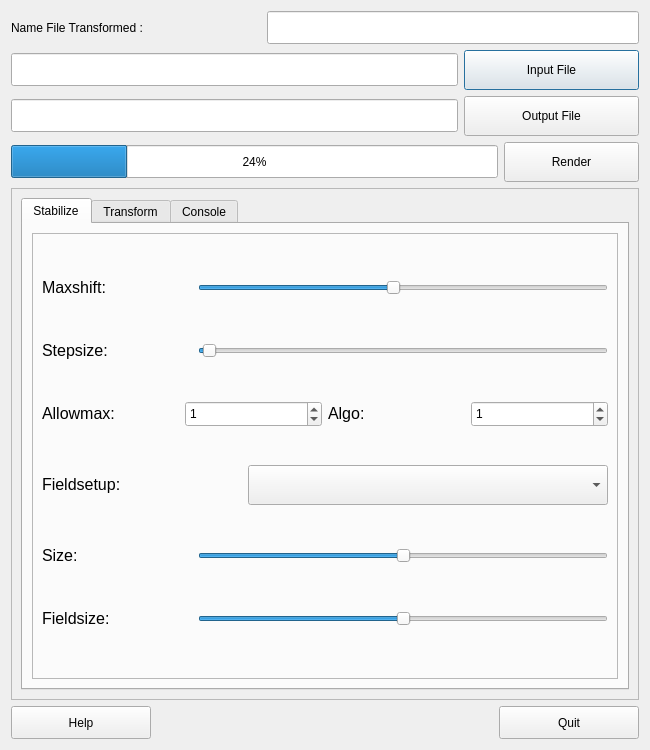
<?xml version="1.0" encoding="UTF-8"?>
<ui version="4.0">
 <class>Dialog</class>
 <widget class="QDialog" name="Dialog">
  <property name="geometry">
   <rect>
    <x>0</x>
    <y>0</y>
    <width>650</width>
    <height>750</height>
   </rect>
  </property>
  <property name="windowTitle">
   <string>Dialog</string>
  </property>
  <property name="locale">
   <locale language="English" country="UnitedStates"/>
  </property>
  <layout class="QVBoxLayout" name="verticalLayout_2">
   <item>
    <layout class="QHBoxLayout" name="horizontalLayout_3">
     <item>
      <widget class="QLabel" name="lblnamefiletransformed">
       <property name="minimumSize">
        <size>
         <width>250</width>
         <height>30</height>
        </size>
       </property>
       <property name="text">
        <string>Name File Transformed :</string>
       </property>
      </widget>
     </item>
     <item>
      <widget class="QLineEdit" name="lnenamefiletransformed">
       <property name="minimumSize">
        <size>
         <width>330</width>
         <height>33</height>
        </size>
       </property>
      </widget>
     </item>
    </layout>
   </item>
   <item>
    <layout class="QGridLayout" name="gridLayout">
     <item row="0" column="0">
      <widget class="QLineEdit" name="lneinmputfile">
       <property name="minimumSize">
        <size>
         <width>410</width>
         <height>33</height>
        </size>
       </property>
      </widget>
     </item>
     <item row="0" column="1">
      <widget class="QPushButton" name="btninputfile">
       <property name="minimumSize">
        <size>
         <width>175</width>
         <height>40</height>
        </size>
       </property>
       <property name="text">
        <string>Input File</string>
       </property>
       <property name="icon">
        <iconset>
         <normaloff>../../.designer/backup/folder-blue.png</normaloff>../../.designer/backup/folder-blue.png</iconset>
       </property>
       <property name="iconSize">
        <size>
         <width>32</width>
         <height>32</height>
        </size>
       </property>
      </widget>
     </item>
     <item row="1" column="0">
      <widget class="QLineEdit" name="lnefileoutput">
       <property name="minimumSize">
        <size>
         <width>410</width>
         <height>33</height>
        </size>
       </property>
      </widget>
     </item>
     <item row="1" column="1">
      <widget class="QPushButton" name="btnoutputfile">
       <property name="minimumSize">
        <size>
         <width>175</width>
         <height>40</height>
        </size>
       </property>
       <property name="text">
        <string>Output File</string>
       </property>
       <property name="icon">
        <iconset>
         <normaloff>../../.designer/backup/folder-violet.png</normaloff>../../.designer/backup/folder-violet.png</iconset>
       </property>
       <property name="iconSize">
        <size>
         <width>32</width>
         <height>32</height>
        </size>
       </property>
      </widget>
     </item>
    </layout>
   </item>
   <item>
    <layout class="QHBoxLayout" name="horizontalLayout_4">
     <item>
      <widget class="QProgressBar" name="progressBar">
       <property name="minimumSize">
        <size>
         <width>450</width>
         <height>33</height>
        </size>
       </property>
       <property name="value">
        <number>24</number>
       </property>
      </widget>
     </item>
     <item>
      <widget class="QPushButton" name="btnrender">
       <property name="minimumSize">
        <size>
         <width>135</width>
         <height>40</height>
        </size>
       </property>
       <property name="text">
        <string>Render</string>
       </property>
       <property name="icon">
        <iconset>
         <normaloff>../../.designer/backup/tools-media-optical-burn.png</normaloff>../../.designer/backup/tools-media-optical-burn.png</iconset>
       </property>
       <property name="iconSize">
        <size>
         <width>32</width>
         <height>32</height>
        </size>
       </property>
      </widget>
     </item>
    </layout>
   </item>
   <item>
    <widget class="QFrame" name="frame">
     <property name="frameShape">
      <enum>QFrame::StyledPanel</enum>
     </property>
     <property name="frameShadow">
      <enum>QFrame::Raised</enum>
     </property>
     <layout class="QVBoxLayout" name="verticalLayout">
      <item>
       <widget class="QTabWidget" name="tabWidget">
        <property name="currentIndex">
         <number>0</number>
        </property>
        <widget class="QWidget" name="tbstabilize">
         <attribute name="title">
          <string>Stabilize</string>
         </attribute>
         <layout class="QVBoxLayout" name="verticalLayout_5">
          <item>
           <widget class="QFrame" name="frame_2">
            <property name="frameShape">
             <enum>QFrame::StyledPanel</enum>
            </property>
            <property name="frameShadow">
             <enum>QFrame::Raised</enum>
            </property>
            <layout class="QVBoxLayout" name="verticalLayout_6">
             <item>
              <layout class="QHBoxLayout" name="horizontalLayout_2">
               <item>
                <widget class="QLabel" name="lblmaxshift">
                 <property name="minimumSize">
                  <size>
                   <width>150</width>
                   <height>20</height>
                  </size>
                 </property>
                 <property name="text">
                  <string>&lt;html&gt;&lt;head/&gt;&lt;body&gt;&lt;p&gt;&lt;span style=&quot; font-size:12pt;&quot;&gt;Maxshift:&lt;/span&gt;&lt;/p&gt;&lt;/body&gt;&lt;/html&gt;</string>
                 </property>
                </widget>
               </item>
               <item>
                <widget class="QSlider" name="slidermaxshift">
                 <property name="minimumSize">
                  <size>
                   <width>370</width>
                   <height>25</height>
                  </size>
                 </property>
                 <property name="minimum">
                  <number>1</number>
                 </property>
                 <property name="maximum">
                  <number>100</number>
                 </property>
                 <property name="value">
                  <number>48</number>
                 </property>
                 <property name="sliderPosition">
                  <number>48</number>
                 </property>
                 <property name="orientation">
                  <enum>Qt::Horizontal</enum>
                 </property>
                </widget>
               </item>
              </layout>
             </item>
             <item>
              <layout class="QHBoxLayout" name="horizontalLayout_5">
               <item>
                <widget class="QLabel" name="lblstepsize">
                 <property name="minimumSize">
                  <size>
                   <width>150</width>
                   <height>20</height>
                  </size>
                 </property>
                 <property name="text">
                  <string>&lt;html&gt;&lt;head/&gt;&lt;body&gt;&lt;p&gt;&lt;span style=&quot; font-size:12pt;&quot;&gt;Stepsize:&lt;/span&gt;&lt;/p&gt;&lt;/body&gt;&lt;/html&gt;</string>
                 </property>
                </widget>
               </item>
               <item>
                <widget class="QSlider" name="sliderstepsize">
                 <property name="minimumSize">
                  <size>
                   <width>370</width>
                   <height>25</height>
                  </size>
                 </property>
                 <property name="minimum">
                  <number>1</number>
                 </property>
                 <property name="maximum">
                  <number>100</number>
                 </property>
                 <property name="value">
                  <number>2</number>
                 </property>
                 <property name="sliderPosition">
                  <number>2</number>
                 </property>
                 <property name="orientation">
                  <enum>Qt::Horizontal</enum>
                 </property>
                </widget>
               </item>
              </layout>
             </item>
             <item>
              <layout class="QGridLayout" name="gridLayout_2">
               <item row="0" column="0">
                <widget class="QLabel" name="lblallowmax">
                 <property name="minimumSize">
                  <size>
                   <width>110</width>
                   <height>20</height>
                  </size>
                 </property>
                 <property name="text">
                  <string>&lt;html&gt;&lt;head/&gt;&lt;body&gt;&lt;p&gt;&lt;span style=&quot; font-size:12pt;&quot;&gt;Allowmax:&lt;/span&gt;&lt;/p&gt;&lt;/body&gt;&lt;/html&gt;</string>
                 </property>
                </widget>
               </item>
               <item row="0" column="1">
                <widget class="QSpinBox" name="spinBox">
                 <property name="minimumSize">
                  <size>
                   <width>78</width>
                   <height>26</height>
                  </size>
                 </property>
                 <property name="value">
                  <number>1</number>
                 </property>
                </widget>
               </item>
               <item row="0" column="2">
                <widget class="QLabel" name="lblalgo">
                 <property name="minimumSize">
                  <size>
                   <width>110</width>
                   <height>20</height>
                  </size>
                 </property>
                 <property name="text">
                  <string>&lt;html&gt;&lt;head/&gt;&lt;body&gt;&lt;p&gt;&lt;span style=&quot; font-size:12pt;&quot;&gt;Algo:&lt;/span&gt;&lt;/p&gt;&lt;/body&gt;&lt;/html&gt;</string>
                 </property>
                </widget>
               </item>
               <item row="0" column="3">
                <widget class="QSpinBox" name="spinBox_2">
                 <property name="minimumSize">
                  <size>
                   <width>78</width>
                   <height>26</height>
                  </size>
                 </property>
                 <property name="value">
                  <number>1</number>
                 </property>
                </widget>
               </item>
              </layout>
             </item>
             <item>
              <layout class="QHBoxLayout" name="horizontalLayout_8">
               <item>
                <widget class="QLabel" name="lblfieldsetup">
                 <property name="minimumSize">
                  <size>
                   <width>150</width>
                   <height>20</height>
                  </size>
                 </property>
                 <property name="text">
                  <string>&lt;html&gt;&lt;head/&gt;&lt;body&gt;&lt;p&gt;&lt;span style=&quot; font-size:12pt;&quot;&gt;Fieldsetup:&lt;/span&gt;&lt;/p&gt;&lt;/body&gt;&lt;/html&gt;</string>
                 </property>
                </widget>
               </item>
               <item>
                <widget class="QComboBox" name="comboBox">
                 <property name="minimumSize">
                  <size>
                   <width>360</width>
                   <height>40</height>
                  </size>
                 </property>
                </widget>
               </item>
              </layout>
             </item>
             <item>
              <layout class="QHBoxLayout" name="horizontalLayout_6">
               <item>
                <widget class="QLabel" name="lblsize">
                 <property name="minimumSize">
                  <size>
                   <width>150</width>
                   <height>20</height>
                  </size>
                 </property>
                 <property name="text">
                  <string>&lt;html&gt;&lt;head/&gt;&lt;body&gt;&lt;p&gt;&lt;span style=&quot; font-size:12pt;&quot;&gt;Size:&lt;/span&gt;&lt;/p&gt;&lt;/body&gt;&lt;/html&gt;</string>
                 </property>
                </widget>
               </item>
               <item>
                <widget class="QSlider" name="slidersize">
                 <property name="minimumSize">
                  <size>
                   <width>370</width>
                   <height>25</height>
                  </size>
                 </property>
                 <property name="minimum">
                  <number>1</number>
                 </property>
                 <property name="maximum">
                  <number>5</number>
                 </property>
                 <property name="sliderPosition">
                  <number>3</number>
                 </property>
                 <property name="orientation">
                  <enum>Qt::Horizontal</enum>
                 </property>
                </widget>
               </item>
              </layout>
             </item>
             <item>
              <layout class="QHBoxLayout" name="horizontalLayout_7">
               <item>
                <widget class="QLabel" name="lblfieldsize">
                 <property name="minimumSize">
                  <size>
                   <width>150</width>
                   <height>20</height>
                  </size>
                 </property>
                 <property name="text">
                  <string>&lt;html&gt;&lt;head/&gt;&lt;body&gt;&lt;p&gt;&lt;span style=&quot; font-size:12pt;&quot;&gt;Fieldsize:&lt;/span&gt;&lt;/p&gt;&lt;/body&gt;&lt;/html&gt;</string>
                 </property>
                </widget>
               </item>
               <item>
                <widget class="QSlider" name="sliderfieldsize">
                 <property name="minimumSize">
                  <size>
                   <width>370</width>
                   <height>25</height>
                  </size>
                 </property>
                 <property name="minimum">
                  <number>1</number>
                 </property>
                 <property name="maximum">
                  <number>5</number>
                 </property>
                 <property name="sliderPosition">
                  <number>3</number>
                 </property>
                 <property name="orientation">
                  <enum>Qt::Horizontal</enum>
                 </property>
                </widget>
               </item>
              </layout>
             </item>
            </layout>
           </widget>
          </item>
         </layout>
        </widget>
        <widget class="QWidget" name="tbtransform">
         <attribute name="title">
          <string>Transform</string>
         </attribute>
         <layout class="QVBoxLayout" name="verticalLayout_4">
          <item>
           <widget class="QFrame" name="frame_3">
            <property name="frameShape">
             <enum>QFrame::StyledPanel</enum>
            </property>
            <property name="frameShadow">
             <enum>QFrame::Raised</enum>
            </property>
            <layout class="QVBoxLayout" name="verticalLayout_7">
             <item>
              <layout class="QHBoxLayout" name="horizontalLayout_9">
               <item>
                <widget class="QLabel" name="lbllissage">
                 <property name="minimumSize">
                  <size>
                   <width>150</width>
                   <height>20</height>
                  </size>
                 </property>
                 <property name="text">
                  <string>&lt;html&gt;&lt;head/&gt;&lt;body&gt;&lt;p&gt;&lt;span style=&quot; font-size:12pt;&quot;&gt;Lissage :&lt;/span&gt;&lt;/p&gt;&lt;/body&gt;&lt;/html&gt;</string>
                 </property>
                </widget>
               </item>
               <item>
                <widget class="QSlider" name="sliderlissage">
                 <property name="minimumSize">
                  <size>
                   <width>370</width>
                   <height>30</height>
                  </size>
                 </property>
                 <property name="minimum">
                  <number>1</number>
                 </property>
                 <property name="maximum">
                  <number>100</number>
                 </property>
                 <property name="sliderPosition">
                  <number>10</number>
                 </property>
                 <property name="orientation">
                  <enum>Qt::Horizontal</enum>
                 </property>
                </widget>
               </item>
              </layout>
             </item>
             <item>
              <layout class="QHBoxLayout" name="horizontalLayout_10">
               <item>
                <widget class="QLabel" name="lblmaxshift_2">
                 <property name="minimumSize">
                  <size>
                   <width>150</width>
                   <height>20</height>
                  </size>
                 </property>
                 <property name="text">
                  <string>&lt;html&gt;&lt;head/&gt;&lt;body&gt;&lt;p&gt;&lt;span style=&quot; font-size:12pt;&quot;&gt;Maxshift:&lt;/span&gt;&lt;/p&gt;&lt;/body&gt;&lt;/html&gt;</string>
                 </property>
                </widget>
               </item>
               <item>
                <widget class="QSlider" name="slidermaxshieft_2">
                 <property name="minimumSize">
                  <size>
                   <width>370</width>
                   <height>30</height>
                  </size>
                 </property>
                 <property name="minimum">
                  <number>1</number>
                 </property>
                 <property name="maximum">
                  <number>100</number>
                 </property>
                 <property name="orientation">
                  <enum>Qt::Horizontal</enum>
                 </property>
                </widget>
               </item>
              </layout>
             </item>
             <item>
              <layout class="QGridLayout" name="gridLayout_3">
               <item row="0" column="0">
                <widget class="QLabel" name="lblcrop">
                 <property name="minimumSize">
                  <size>
                   <width>150</width>
                   <height>20</height>
                  </size>
                 </property>
                 <property name="text">
                  <string>&lt;html&gt;&lt;head/&gt;&lt;body&gt;&lt;p&gt;&lt;span style=&quot; font-size:12pt;&quot;&gt;Crop :&lt;/span&gt;&lt;/p&gt;&lt;/body&gt;&lt;/html&gt;</string>
                 </property>
                </widget>
               </item>
               <item row="0" column="1">
                <widget class="QLabel" name="lblmaxangle">
                 <property name="minimumSize">
                  <size>
                   <width>150</width>
                   <height>20</height>
                  </size>
                 </property>
                 <property name="text">
                  <string>&lt;html&gt;&lt;head/&gt;&lt;body&gt;&lt;p&gt;&lt;span style=&quot; font-size:12pt;&quot;&gt;Maxangle&lt;/span&gt;&lt;/p&gt;&lt;/body&gt;&lt;/html&gt;</string>
                 </property>
                </widget>
               </item>
               <item row="1" column="0">
                <widget class="QComboBox" name="comboBox_2">
                 <property name="minimumSize">
                  <size>
                   <width>260</width>
                   <height>40</height>
                  </size>
                 </property>
                </widget>
               </item>
               <item row="1" column="1">
                <widget class="QSpinBox" name="spinBox_3">
                 <property name="minimumSize">
                  <size>
                   <width>260</width>
                   <height>40</height>
                  </size>
                 </property>
                 <property name="value">
                  <number>10</number>
                 </property>
                </widget>
               </item>
              </layout>
             </item>
             <item>
              <layout class="QGridLayout" name="gridLayout_4">
               <item row="0" column="0">
                <widget class="QLabel" name="lblinvert">
                 <property name="minimumSize">
                  <size>
                   <width>150</width>
                   <height>20</height>
                  </size>
                 </property>
                 <property name="text">
                  <string>&lt;html&gt;&lt;head/&gt;&lt;body&gt;&lt;p&gt;&lt;span style=&quot; font-size:12pt;&quot;&gt;Invert:&lt;/span&gt;&lt;/p&gt;&lt;/body&gt;&lt;/html&gt;</string>
                 </property>
                </widget>
               </item>
               <item row="0" column="1">
                <widget class="QLabel" name="lblrelative">
                 <property name="minimumSize">
                  <size>
                   <width>150</width>
                   <height>20</height>
                  </size>
                 </property>
                 <property name="text">
                  <string>&lt;html&gt;&lt;head/&gt;&lt;body&gt;&lt;p&gt;&lt;span style=&quot; font-size:12pt;&quot;&gt;Relative:&lt;/span&gt;&lt;/p&gt;&lt;/body&gt;&lt;/html&gt;</string>
                 </property>
                </widget>
               </item>
               <item row="1" column="0">
                <widget class="QComboBox" name="comboBox_3">
                 <property name="minimumSize">
                  <size>
                   <width>260</width>
                   <height>40</height>
                  </size>
                 </property>
                </widget>
               </item>
               <item row="1" column="1">
                <widget class="QComboBox" name="comboBox_4">
                 <property name="minimumSize">
                  <size>
                   <width>260</width>
                   <height>40</height>
                  </size>
                 </property>
                </widget>
               </item>
              </layout>
             </item>
            </layout>
           </widget>
          </item>
         </layout>
        </widget>
        <widget class="QWidget" name="tbconsole">
         <attribute name="title">
          <string>Console</string>
         </attribute>
         <layout class="QVBoxLayout" name="verticalLayout_3">
          <item>
           <widget class="QTextEdit" name="textEdit">
            <property name="autoFillBackground">
             <bool>true</bool>
            </property>
           </widget>
          </item>
         </layout>
        </widget>
       </widget>
      </item>
     </layout>
    </widget>
   </item>
   <item>
    <layout class="QHBoxLayout" name="horizontalLayout">
     <item>
      <widget class="QPushButton" name="btnhelp">
       <property name="minimumSize">
        <size>
         <width>140</width>
         <height>33</height>
        </size>
       </property>
       <property name="text">
        <string>Help</string>
       </property>
       <property name="icon">
        <iconset>
         <normaloff>../../.designer/backup/system-help.png</normaloff>../../.designer/backup/system-help.png</iconset>
       </property>
       <property name="iconSize">
        <size>
         <width>24</width>
         <height>24</height>
        </size>
       </property>
      </widget>
     </item>
     <item>
      <spacer name="horizontalSpacer">
       <property name="orientation">
        <enum>Qt::Horizontal</enum>
       </property>
       <property name="sizeHint" stdset="0">
        <size>
         <width>248</width>
         <height>20</height>
        </size>
       </property>
      </spacer>
     </item>
     <item>
      <widget class="QPushButton" name="pushButton_4">
       <property name="minimumSize">
        <size>
         <width>140</width>
         <height>33</height>
        </size>
       </property>
       <property name="text">
        <string>Quit</string>
       </property>
       <property name="icon">
        <iconset>
         <normaloff>../../.designer/backup/application-exit.png</normaloff>../../.designer/backup/application-exit.png</iconset>
       </property>
       <property name="iconSize">
        <size>
         <width>24</width>
         <height>24</height>
        </size>
       </property>
      </widget>
     </item>
    </layout>
   </item>
  </layout>
 </widget>
 <resources/>
 <connections>
  <connection>
   <sender>pushButton_4</sender>
   <signal>clicked()</signal>
   <receiver>Dialog</receiver>
   <slot>accept()</slot>
   <hints>
    <hint type="sourcelabel">
     <x>518</x>
     <y>726</y>
    </hint>
    <hint type="destinationlabel">
     <x>286</x>
     <y>698</y>
    </hint>
   </hints>
  </connection>
 </connections>
</ui>
